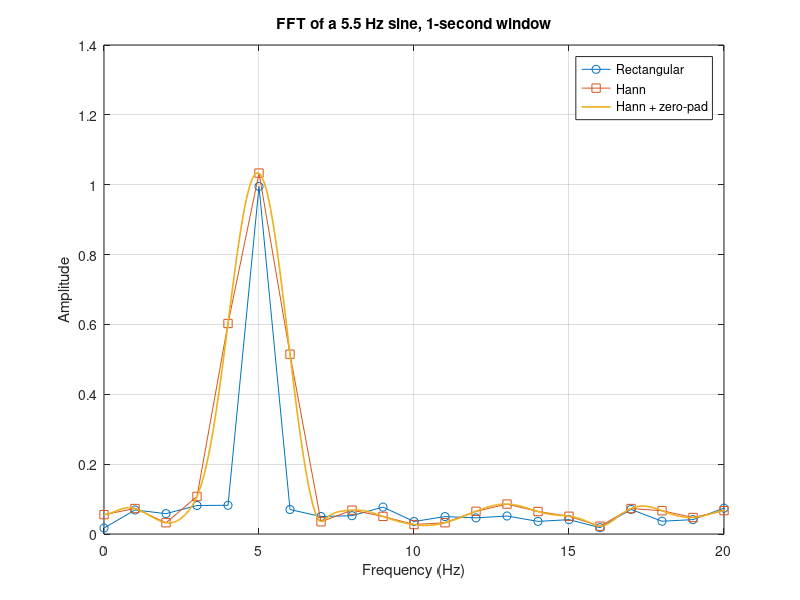

Write MATLAB code to recreate this figure.
fs = 100;                 % sampling frequency (Hz)
N  = 100;                 % window length (1 second)
f0 = 5;                 % signal frequency, deliberately between bins
t  = (0:N-1)'/fs;
x  = 1.0*sin(2*pi*f0*t) + 0.3*randn(N,1);

% 1) Rectangular window (no window)
w1 = ones(N,1);
X1 = 2*abs(fft(x.*w1))/sum(w1);
f1 = (0:N-1)'*fs/N;

% 2) Hann window
w2 = 0.5*(1 - cos(2*pi*(0:N-1)'/(N-1)));
X2 = 2*abs(fft(x.*w2))/sum(w2);

% 3) Hann window + zero padding to 1024 points
Nfft = 1024;
X3 = 2*abs(fft(x.*w2, Nfft))/sum(w2);
f3 = (0:Nfft-1)'*fs/Nfft;

figure;
plot(f1(1:N/2), X1(1:N/2), 'o-', ...
    f1(1:N/2), X2(1:N/2), 's-', ...
    f3(1:Nfft/2), X3(1:Nfft/2), '-', 'LineWidth', 1.2);
xlim([0 20]); grid on;
xlabel('Frequency (Hz)'); ylabel('Amplitude');
legend('Rectangular', 'Hann', 'Hann + zero-pad');
title('FFT of a 5.5 Hz sine, 1-second window');
